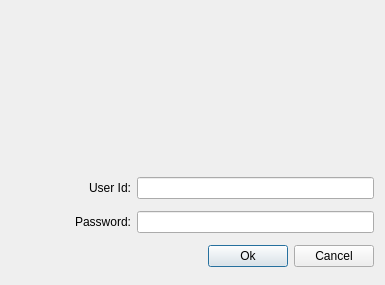
<?xml version="1.0" encoding="UTF-8"?>
<ui version="4.0">
 <class>QdKcLogin</class>
 <widget class="QDialog" name="QdKcLogin">
  <property name="geometry">
   <rect>
    <x>0</x>
    <y>0</y>
    <width>385</width>
    <height>285</height>
   </rect>
  </property>
  <property name="windowTitle">
   <string>QdKcLogin</string>
  </property>
  <layout class="QGridLayout" name="gridLayout">
   <item row="0" column="0">
    <spacer name="verticalSpacer">
     <property name="orientation">
      <enum>Qt::Vertical</enum>
     </property>
     <property name="sizeType">
      <enum>QSizePolicy::Preferred</enum>
     </property>
     <property name="sizeHint" stdset="0">
      <size>
       <width>20</width>
       <height>160</height>
      </size>
     </property>
    </spacer>
   </item>
   <item row="1" column="0">
    <layout class="QHBoxLayout" name="horizontalLayout">
     <item>
      <widget class="QLabel" name="labUserId">
       <property name="minimumSize">
        <size>
         <width>120</width>
         <height>0</height>
        </size>
       </property>
       <property name="maximumSize">
        <size>
         <width>120</width>
         <height>16777215</height>
        </size>
       </property>
       <property name="text">
        <string>User Id:</string>
       </property>
       <property name="alignment">
        <set>Qt::AlignRight|Qt::AlignTrailing|Qt::AlignVCenter</set>
       </property>
       <property name="buddy">
        <cstring>txtUserId</cstring>
       </property>
      </widget>
     </item>
     <item>
      <widget class="QLineEdit" name="txtUserId"/>
     </item>
    </layout>
   </item>
   <item row="2" column="0">
    <layout class="QHBoxLayout" name="horizontalLayout_2">
     <item>
      <widget class="QLabel" name="labPassword">
       <property name="minimumSize">
        <size>
         <width>120</width>
         <height>0</height>
        </size>
       </property>
       <property name="maximumSize">
        <size>
         <width>120</width>
         <height>16777215</height>
        </size>
       </property>
       <property name="text">
        <string>Password:</string>
       </property>
       <property name="alignment">
        <set>Qt::AlignRight|Qt::AlignTrailing|Qt::AlignVCenter</set>
       </property>
       <property name="buddy">
        <cstring>txtPassword</cstring>
       </property>
      </widget>
     </item>
     <item>
      <widget class="QLineEdit" name="txtPassword">
       <property name="echoMode">
        <enum>QLineEdit::Password</enum>
       </property>
      </widget>
     </item>
    </layout>
   </item>
   <item row="3" column="0">
    <layout class="QHBoxLayout" name="horizontalLayout_3">
     <item>
      <spacer name="horizontalSpacer">
       <property name="orientation">
        <enum>Qt::Horizontal</enum>
       </property>
       <property name="sizeHint" stdset="0">
        <size>
         <width>40</width>
         <height>20</height>
        </size>
       </property>
      </spacer>
     </item>
     <item>
      <widget class="QPushButton" name="btnOk">
       <property name="text">
        <string>Ok</string>
       </property>
       <property name="default">
        <bool>true</bool>
       </property>
      </widget>
     </item>
     <item>
      <widget class="QPushButton" name="btnCancel">
       <property name="text">
        <string>Cancel</string>
       </property>
      </widget>
     </item>
    </layout>
   </item>
  </layout>
 </widget>
 <tabstops>
  <tabstop>txtUserId</tabstop>
  <tabstop>txtPassword</tabstop>
  <tabstop>btnOk</tabstop>
  <tabstop>btnCancel</tabstop>
 </tabstops>
 <resources>
  <include location="login.qrc"/>
 </resources>
 <connections/>
</ui>
